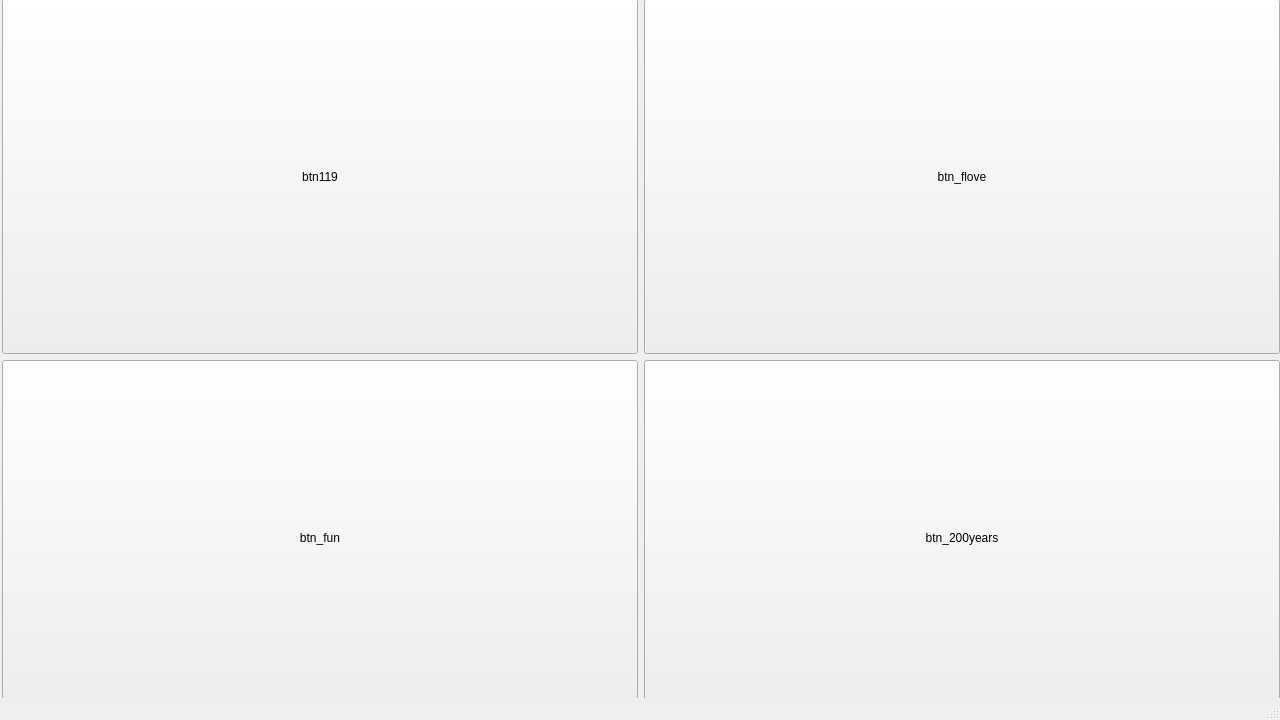
<?xml version="1.0" encoding="UTF-8"?>
<ui version="4.0">
 <class>MainWindow</class>
 <widget class="QMainWindow" name="MainWindow">
  <property name="geometry">
   <rect>
    <x>0</x>
    <y>0</y>
    <width>1280</width>
    <height>720</height>
   </rect>
  </property>
  <property name="minimumSize">
   <size>
    <width>1280</width>
    <height>720</height>
   </size>
  </property>
  <property name="windowTitle">
   <string>MainWindow</string>
  </property>
  <widget class="QWidget" name="centralwidget">
   <widget class="QWidget" name="">
    <property name="geometry">
     <rect>
      <x>2</x>
      <y>-1</y>
      <width>1278</width>
      <height>718</height>
     </rect>
    </property>
    <layout class="QGridLayout" name="gridLayout">
     <item row="0" column="0">
      <widget class="QPushButton" name="btn119">
       <property name="minimumSize">
        <size>
         <width>635</width>
         <height>355</height>
        </size>
       </property>
       <property name="text">
        <string>btn119</string>
       </property>
      </widget>
     </item>
     <item row="0" column="1">
      <widget class="QPushButton" name="btn_flove">
       <property name="minimumSize">
        <size>
         <width>635</width>
         <height>355</height>
        </size>
       </property>
       <property name="text">
        <string>btn_flove</string>
       </property>
      </widget>
     </item>
     <item row="1" column="0">
      <widget class="QPushButton" name="btn_fun">
       <property name="minimumSize">
        <size>
         <width>635</width>
         <height>355</height>
        </size>
       </property>
       <property name="text">
        <string>btn_fun</string>
       </property>
      </widget>
     </item>
     <item row="1" column="1">
      <widget class="QPushButton" name="btn_200years">
       <property name="minimumSize">
        <size>
         <width>635</width>
         <height>355</height>
        </size>
       </property>
       <property name="text">
        <string>btn_200years</string>
       </property>
      </widget>
     </item>
    </layout>
   </widget>
  </widget>
  <widget class="QMenuBar" name="menubar">
   <property name="geometry">
    <rect>
     <x>0</x>
     <y>0</y>
     <width>1280</width>
     <height>26</height>
    </rect>
   </property>
  </widget>
  <widget class="QStatusBar" name="statusbar"/>
 </widget>
 <resources/>
 <connections/>
</ui>
